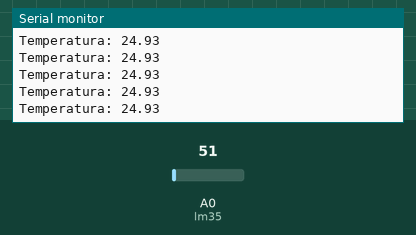
Simulated run of this sketch. Board: Arduino Uno, built with avr-gcc and run on an emulated ATmega328P. On the bench: the last lines printed to the serial monitor. The test bench sets the inputs (shaded band); at power-on: A0 (lm35) = 51.

Above: at 1.2 s.
1.3 s: A0 (lm35) set to 23
At 1.9 s:
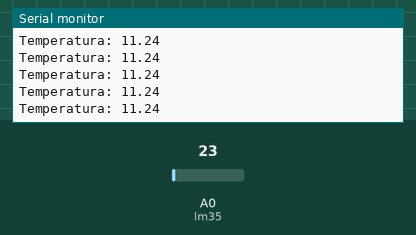
2.8 s: A0 (lm35) set to 18
At 3.4 s:
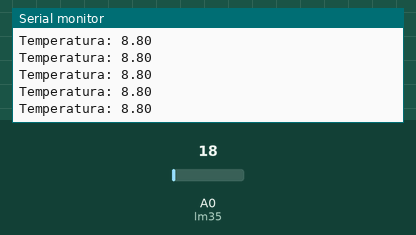
Timing chart, 0 to 5.8 s (numbered marks = the images above; inputs shaded):
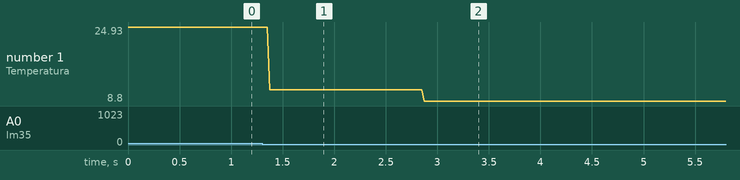

Measured:
- after the input at 1.3 s, the serial monitor: prints a new line after 0.07 s (image 1)
- after the input at 2.8 s, the serial monitor: prints a new line after 0.07 s (image 2)
- plotted number 1: 24.93 → 11.24 after the input at 1.3 s, 11.24 → 8.8 after the input at 2.8 s

The sketch:

Prog_8_SensorLM35.ino
```cpp
int lm35 = A0;

void setup() {
 Serial.begin(9600);


}

float valor;
void loop() {

    valor = analogRead(lm35);

    valor = 5.0 * valor / 1023.0;
    valor = valor * 100;

    Serial.println("Temperatura: " + String(valor));
}
```
